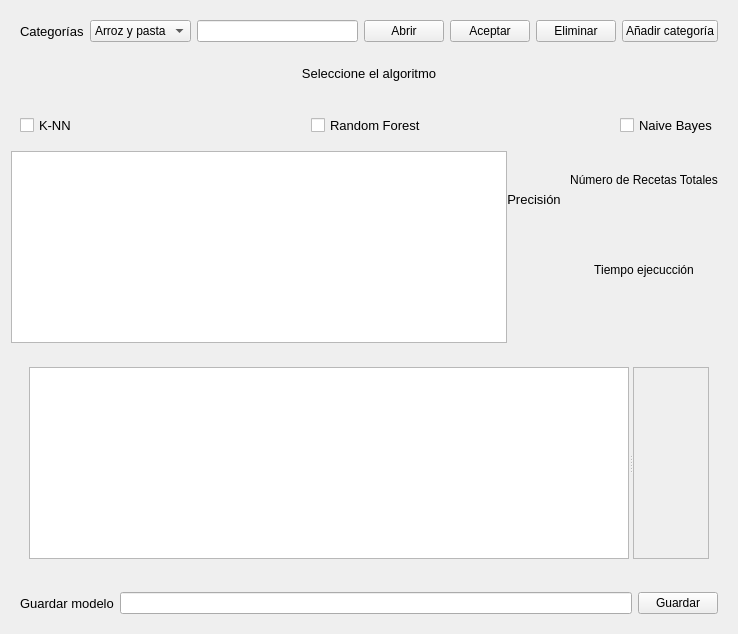
      <widget class="QWidget" name="pagina_entrenamiento">
       <layout class="QGridLayout" name="gridLayout_3">
        <item row="1" column="0">
         <widget class="QWidget" name="div_selec_algoritmo" native="true">
          <property name="maximumSize">
           <size>
            <width>16777215</width>
            <height>100</height>
           </size>
          </property>
          <layout class="QHBoxLayout" name="horizontalLayout_9">
           <item>
            <layout class="QVBoxLayout" name="verticalLayout_5">
             <item>
              <widget class="QLabel" name="label_5">
               <property name="font">
                <font>
                 <pointsize>10</pointsize>
                </font>
               </property>
               <property name="text">
                <string>Seleccione el algoritmo</string>
               </property>
               <property name="alignment">
                <set>Qt::AlignCenter</set>
               </property>
              </widget>
             </item>
             <item>
              <spacer name="verticalSpacer_3">
               <property name="orientation">
                <enum>Qt::Vertical</enum>
               </property>
               <property name="sizeHint" stdset="0">
                <size>
                 <width>20</width>
                 <height>28</height>
                </size>
               </property>
              </spacer>
             </item>
             <item>
              <layout class="QHBoxLayout" name="horizontalLayout_6">
               <item>
                <widget class="QCheckBox" name="algoritmoKnn">
                 <property name="font">
                  <font>
                   <pointsize>10</pointsize>
                  </font>
                 </property>
                 <property name="text">
                  <string>K-NN</string>
                 </property>
                 <property name="autoExclusive">
                  <bool>true</bool>
                 </property>
                </widget>
               </item>
               <item>
                <spacer name="horizontalSpacer_2">
                 <property name="orientation">
                  <enum>Qt::Horizontal</enum>
                 </property>
                 <property name="sizeHint" stdset="0">
                  <size>
                   <width>228</width>
                   <height>20</height>
                  </size>
                 </property>
                </spacer>
               </item>
               <item>
                <widget class="QCheckBox" name="algortimoRandomForest">
                 <property name="font">
                  <font>
                   <pointsize>10</pointsize>
                  </font>
                 </property>
                 <property name="text">
                  <string>Random Forest</string>
                 </property>
                 <property name="autoExclusive">
                  <bool>true</bool>
                 </property>
                </widget>
               </item>
               <item>
                <spacer name="horizontalSpacer_3">
                 <property name="orientation">
                  <enum>Qt::Horizontal</enum>
                 </property>
                 <property name="sizeHint" stdset="0">
                  <size>
                   <width>188</width>
                   <height>20</height>
                  </size>
                 </property>
                </spacer>
               </item>
               <item>
                <widget class="QCheckBox" name="algortimoNaiveBayes">
                 <property name="font">
                  <font>
                   <pointsize>10</pointsize>
                  </font>
                 </property>
                 <property name="text">
                  <string>Naive Bayes</string>
                 </property>
                 <property name="autoExclusive">
                  <bool>true</bool>
                 </property>
                </widget>
               </item>
              </layout>
             </item>
            </layout>
           </item>
          </layout>
         </widget>
        </item>
        <item row="0" column="0">
         <widget class="QWidget" name="div_selec_categorias" native="true">
          <property name="maximumSize">
           <size>
            <width>1111000</width>
            <height>60</height>
           </size>
          </property>
          <layout class="QHBoxLayout" name="horizontalLayout_5">
           <item>
            <widget class="QLabel" name="label_2">
             <property name="font">
              <font>
               <pointsize>10</pointsize>
              </font>
             </property>
             <property name="text">
              <string>Categorías</string>
             </property>
            </widget>
           </item>
           <item>
            <widget class="QComboBox" name="comboBoxCategorias">
             <item>
              <property name="text">
               <string>Arroz y pasta</string>
              </property>
             </item>
             <item>
              <property name="text">
               <string>Bebida</string>
              </property>
             </item>
             <item>
              <property name="text">
               <string>Carne</string>
              </property>
             </item>
             <item>
              <property name="text">
               <string>Dulce</string>
              </property>
             </item>
             <item>
              <property name="text">
               <string>Pescado</string>
              </property>
             </item>
             <item>
              <property name="text">
               <string>Variado</string>
              </property>
             </item>
             <item>
              <property name="text">
               <string>Vegetal</string>
              </property>
             </item>
            </widget>
           </item>
           <item>
            <widget class="QLineEdit" name="txt_paths"/>
           </item>
           <item>
            <widget class="QPushButton" name="categoriabtnAbrir">
             <property name="text">
              <string>Abrir</string>
             </property>
            </widget>
           </item>
           <item>
            <widget class="QPushButton" name="categoriabtnAceptar">
             <property name="text">
              <string>Aceptar</string>
             </property>
            </widget>
           </item>
           <item>
            <widget class="QPushButton" name="categoriabtnEliminar">
             <property name="text">
              <string>Eliminar</string>
             </property>
            </widget>
           </item>
           <item>
            <widget class="QPushButton" name="categoriabtnAniadir">
             <property name="text">
              <string>Añadir categoría</string>
             </property>
            </widget>
           </item>
          </layout>
         </widget>
        </item>
        <item row="4" column="0">
         <widget class="QWidget" name="divTablas" native="true">
          <property name="maximumSize">
           <size>
            <width>16777215</width>
            <height>300</height>
           </size>
          </property>
          <layout class="QHBoxLayout" name="horizontalLayout_26">
           <item>
            <widget class="QWidget" name="widget_2" native="true">
             <layout class="QHBoxLayout" name="horizontalLayout_7">
              <item>
               <widget class="QSplitter" name="splitter">
                <property name="orientation">
                 <enum>Qt::Horizontal</enum>
                </property>
                <widget class="QTableView" name="matrizConfusionEntrenamiento">
                 <property name="maximumSize">
                  <size>
                   <width>600</width>
                   <height>16777215</height>
                  </size>
                 </property>
                 <property name="styleSheet">
                  <string notr="true">font: 9pt &quot;Yu Gothic UI Semibold&quot;;</string>
                 </property>
                 <property name="textElideMode">
                  <enum>Qt::ElideRight</enum>
                 </property>
                 <attribute name="horizontalHeaderStretchLastSection">
                  <bool>true</bool>
                 </attribute>
                 <attribute name="verticalHeaderStretchLastSection">
                  <bool>true</bool>
                 </attribute>
                </widget>
                <widget class="QFrame" name="frameChart">
                 <property name="frameShape">
                  <enum>QFrame::StyledPanel</enum>
                 </property>
                 <property name="frameShadow">
                  <enum>QFrame::Raised</enum>
                 </property>
                 <layout class="QGridLayout" name="gridLayout_11">
                  <property name="leftMargin">
                   <number>0</number>
                  </property>
                  <property name="topMargin">
                   <number>0</number>
                  </property>
                  <property name="rightMargin">
                   <number>0</number>
                  </property>
                  <property name="bottomMargin">
                   <number>0</number>
                  </property>
                  <property name="spacing">
                   <number>0</number>
                  </property>
                  <item row="0" column="0">
                   <widget class="QWidget" name="widget_4" native="true"/>
                  </item>
                 </layout>
                </widget>
               </widget>
              </item>
             </layout>
            </widget>
           </item>
          </layout>
         </widget>
        </item>
        <item row="5" column="0">
         <widget class="QWidget" name="div_guardar_algoritmo" native="true">
          <property name="maximumSize">
           <size>
            <width>16777215</width>
            <height>50</height>
           </size>
          </property>
          <layout class="QHBoxLayout" name="horizontalLayout_10">
           <item>
            <widget class="QLabel" name="label_6">
             <property name="font">
              <font>
               <pointsize>10</pointsize>
              </font>
             </property>
             <property name="text">
              <string>Guardar modelo</string>
             </property>
            </widget>
           </item>
           <item>
            <widget class="QLineEdit" name="txt_guardar_path"/>
           </item>
           <item>
            <widget class="QPushButton" name="btnGuardarModelo">
             <property name="text">
              <string>Guardar</string>
             </property>
            </widget>
           </item>
          </layout>
         </widget>
        </item>
        <item row="2" column="0">
         <widget class="QWidget" name="divResultados" native="true">
          <property name="maximumSize">
           <size>
            <width>11110000</width>
            <height>200</height>
           </size>
          </property>
          <layout class="QHBoxLayout" name="horizontalLayout_8">
           <property name="spacing">
            <number>0</number>
           </property>
           <property name="leftMargin">
            <number>0</number>
           </property>
           <property name="topMargin">
            <number>0</number>
           </property>
           <property name="rightMargin">
            <number>0</number>
           </property>
           <property name="bottomMargin">
            <number>0</number>
           </property>
           <item>
            <widget class="QTableView" name="previewEntrenamiento">
             <property name="sizePolicy">
              <sizepolicy hsizetype="Expanding" vsizetype="Expanding">
               <horstretch>0</horstretch>
               <verstretch>0</verstretch>
              </sizepolicy>
             </property>
             <property name="minimumSize">
              <size>
               <width>0</width>
               <height>0</height>
              </size>
             </property>
             <property name="maximumSize">
              <size>
               <width>500</width>
               <height>16777215</height>
              </size>
             </property>
             <property name="autoFillBackground">
              <bool>false</bool>
             </property>
             <property name="styleSheet">
              <string notr="true">font: 63 9pt &quot;Yu Gothic UI Semibold&quot;;</string>
             </property>
             <property name="lineWidth">
              <number>2</number>
             </property>
             <property name="alternatingRowColors">
              <bool>true</bool>
             </property>
             <property name="textElideMode">
              <enum>Qt::ElideMiddle</enum>
             </property>
             <property name="sortingEnabled">
              <bool>true</bool>
             </property>
             <attribute name="horizontalHeaderStretchLastSection">
              <bool>true</bool>
             </attribute>
             <attribute name="verticalHeaderStretchLastSection">
              <bool>true</bool>
             </attribute>
            </widget>
           </item>
           <item>
            <widget class="QWidget" name="widget_5" native="true">
             <property name="maximumSize">
              <size>
               <width>125</width>
               <height>16777215</height>
              </size>
             </property>
             <layout class="QVBoxLayout" name="verticalLayout_10">
              <property name="spacing">
               <number>0</number>
              </property>
              <property name="leftMargin">
               <number>0</number>
              </property>
              <property name="topMargin">
               <number>0</number>
              </property>
              <property name="rightMargin">
               <number>0</number>
              </property>
              <property name="bottomMargin">
               <number>0</number>
              </property>
              <item>
               <widget class="QLabel" name="label_17">
                <property name="font">
                 <font>
                  <pointsize>10</pointsize>
                 </font>
                </property>
                <property name="text">
                 <string>Precisión</string>
                </property>
                <property name="alignment">
                 <set>Qt::AlignCenter</set>
                </property>
               </widget>
              </item>
              <item>
               <widget class="QLabel" name="labelPrecisionAlgoritmo">
                <property name="text">
                 <string/>
                </property>
                <property name="alignment">
                 <set>Qt::AlignCenter</set>
                </property>
               </widget>
              </item>
             </layout>
            </widget>
           </item>
           <item>
            <widget class="QWidget" name="widget_3" native="true">
             <property name="maximumSize">
              <size>
               <width>250</width>
               <height>16777215</height>
              </size>
             </property>
             <layout class="QHBoxLayout" name="horizontalLayout_29">
              <item>
               <layout class="QVBoxLayout" name="verticalLayout_9">
                <item>
                 <widget class="QLabel" name="label_16">
                  <property name="font">
                   <font>
                    <pointsize>9</pointsize>
                   </font>
                  </property>
                  <property name="styleSheet">
                   <string notr="true">text-align:center;</string>
                  </property>
                  <property name="text">
                   <string>Número de Recetas Totales</string>
                  </property>
                  <property name="alignment">
                   <set>Qt::AlignCenter</set>
                  </property>
                 </widget>
                </item>
                <item>
                 <widget class="QLabel" name="labelNumRecetasTotal">
                  <property name="font">
                   <font>
                    <pointsize>10</pointsize>
                   </font>
                  </property>
                  <property name="text">
                   <string/>
                  </property>
                  <property name="alignment">
                   <set>Qt::AlignCenter</set>
                  </property>
                 </widget>
                </item>
                <item>
                 <widget class="QLabel" name="label_18">
                  <property name="font">
                   <font>
                    <pointsize>9</pointsize>
                   </font>
                  </property>
                  <property name="text">
                   <string>Tiempo ejecucción</string>
                  </property>
                  <property name="alignment">
                   <set>Qt::AlignCenter</set>
                  </property>
                 </widget>
                </item>
                <item>
                 <widget class="QLabel" name="labelTiempoEntrenamiento">
                  <property name="text">
                   <string/>
                  </property>
                  <property name="alignment">
                   <set>Qt::AlignCenter</set>
                  </property>
                 </widget>
                </item>
               </layout>
              </item>
             </layout>
            </widget>
           </item>
          </layout>
         </widget>
        </item>
       </layout>
      </widget>
